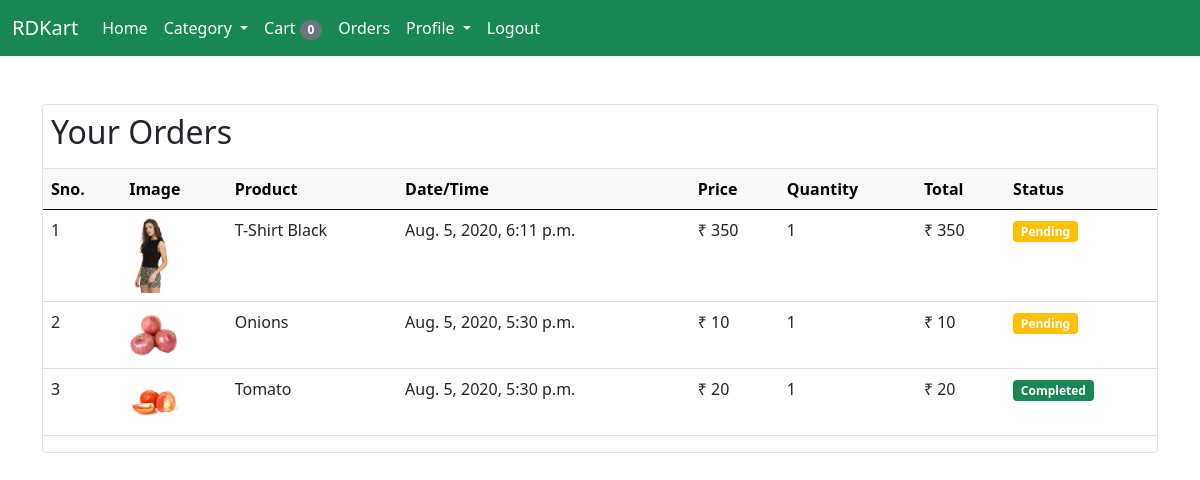
The app's page /orders/ (signed in) with its own data.
### store/models/orders.py (models this page shows, shortened)
class Order(models.Model):
    product = models.ForeignKey(Product, on_delete=models.CASCADE)
    customer = models.ForeignKey(Customer, on_delete=models.CASCADE)
    quantity = models.IntegerField(default=1)
    price = models.IntegerField()
    address = models.CharField(max_length=200,default='')
    phone = models.CharField(max_length=13,default='')
    date = models.DateTimeField(default=datetime.datetime.today)
    status = models.BooleanField(default=False)
    @staticmethod
    def get_orders_by_customer(customer_id):
        return Order.objects.filter(customer=customer_id).order_by('-date')

### store/models/product.py (models this page shows, shortened)
class Product(models.Model):
    name = models.CharField(max_length=50)
    price = models.IntegerField(default=0)
    category = models.ForeignKey(Category, on_delete=models.CASCADE)
    description = models.TextField(max_length=500,default='')
    qty = models.IntegerField(default=0)
    image = models.ImageField(upload_to='products/')

### store/middleware/auth.py (the view)
    def middleware(request):
        return_url = request.META['PATH_INFO']
        if not request.session.get('customer'):
            return redirect(f'/login?return_url={return_url}')
        response = get_response(request)
        return response

### store/templatetags/cart.py (called while the page is built)
@register.filter(name='currency')
def currency(number):
    return '₹ ' + str(number)

@register.filter(name='multiply')
def multiply(price,qty):
    return price * qty

### store/views/orders.py (called while the page is built)
    def get(self, request):
        customer = request.session.get('customer')
        orders = Order.get_orders_by_customer(customer)
        return render(request, 'orders/order.html',{'orders':orders})

### store/templates/orders/order.html (shortened to what this page needs)
{% include 'base.html' %}
{% load cart %}
  {% block body %}
    <section class="container">
        <div class="row row-cols-1 row-cols-sm-1 gy-5">
             <div class="col">
                <div class="border rounded my-4">
                  <h2 class="p-2">Your Orders</h2>
                  <table class="table">
                    <thead class="table-light border-top">
                      <tr>
                        <th>Sno.</th>
                        <th>Image</th>
                        <th>Product</th>
                        <th>Date/Time</th>
                        <th>Price</th>
                        <th>Quantity</th>
                        <th>Total</th>
                        <th>Status</th>
                      </tr>
                    </thead>
                    <tbody>
                      {% for order in orders  %}
                        <tr>
                          <td>{{forloop.counter}}</td>
                          <td><img style="width:50px" src="{{order.product.image.url}}" alt=""></td>
                          <td>{{order.product.name}}</td>
                          <td>{{order.date}}</td>
                          <td>{{order.price|currency}}</td>
                          <td>{{order.quantity}}</td>
                          <td>{{order.price|multiply:order.quantity|currency}}</td>
                          {% if order.status == True %}
                            <td> <small class="badge  bg-success">Completed</small></td>
                          {% else %}
                            <td> <small class="badge  bg-warning">Pending</small></td>
                          {% endif %}
                        </tr>
                      {% endfor %}
                    </tbody>
                  </table>
                </div>
             </div>
        </div>
    </section>
  {% endblock body %}

### records on screen
Order: product.image (picture), product.name "T-Shirt Black", date "Aug. 5, 2020, 6:11 p.m.", price "₹ 350", quantity "1", price|multiply "₹ 350", status "Pending"
Order: product.image (picture), product.name "Onions", date "Aug. 5, 2020, 5:30 p.m.", price "₹ 10", quantity "1", price|multiply "₹ 10", status "Pending"
Order: product.image (picture), product.name "Tomato", date "Aug. 5, 2020, 5:30 p.m.", price "₹ 20", quantity "1", price|multiply "₹ 20", status "Completed"

### other values on screen
{{ request.session.cart.keys|length }} "0"
